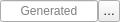
<?xml version="1.0" encoding="UTF-8"?>
<ui version="4.0">
 <class>QgsAuthConfigIdEdit</class>
 <widget class="QWidget" name="QgsAuthConfigIdEdit">
  <property name="geometry">
   <rect>
    <x>0</x>
    <y>0</y>
    <width>120</width>
    <height>22</height>
   </rect>
  </property>
  <property name="sizePolicy">
   <sizepolicy hsizetype="Maximum" vsizetype="Maximum">
    <horstretch>0</horstretch>
    <verstretch>0</verstretch>
   </sizepolicy>
  </property>
  <property name="maximumSize">
   <size>
    <width>120</width>
    <height>16777215</height>
   </size>
  </property>
  <property name="windowTitle">
   <string notr="true">Form</string>
  </property>
  <layout class="QHBoxLayout" name="horizontalLayout">
   <property name="spacing">
    <number>0</number>
   </property>
   <property name="margin">
    <number>0</number>
   </property>
   <item>
    <widget class="QLineEdit" name="leAuthCfg">
     <property name="minimumSize">
      <size>
       <width>80</width>
       <height>0</height>
      </size>
     </property>
     <property name="alignment">
      <set>Qt::AlignCenter</set>
     </property>
     <property name="placeholderText">
      <string>Generated</string>
     </property>
    </widget>
   </item>
   <item>
    <widget class="QToolButton" name="btnLock">
     <property name="maximumSize">
      <size>
       <width>22</width>
       <height>22</height>
      </size>
     </property>
     <property name="toolTip">
      <string>&lt;html&gt;&lt;head/&gt;&lt;body&gt;&lt;p&gt;Unlock to edit the ID&lt;/p&gt;&lt;p&gt;&lt;span style=&quot; font-style:italic;&quot;&gt;7-character alphanumeric only&lt;/span&gt;&lt;/p&gt;&lt;p&gt;&lt;span style=&quot; font-weight:600; color:#a80b0a;&quot;&gt;Editing may break things!&lt;/span&gt;&lt;/p&gt;&lt;/body&gt;&lt;/html&gt;</string>
     </property>
     <property name="text">
      <string>…</string>
     </property>
     <property name="icon">
      <iconset resource="../../../images/images.qrc">
       <normaloff>:/images/themes/default/locked.svg</normaloff>
       <normalon>:/images/themes/default/unlocked.svg</normalon>:/images/themes/default/locked.svg</iconset>
     </property>
     <property name="checkable">
      <bool>true</bool>
     </property>
    </widget>
   </item>
  </layout>
 </widget>
 <resources>
  <include location="../../../images/images.qrc"/>
 </resources>
 <connections/>
</ui>
